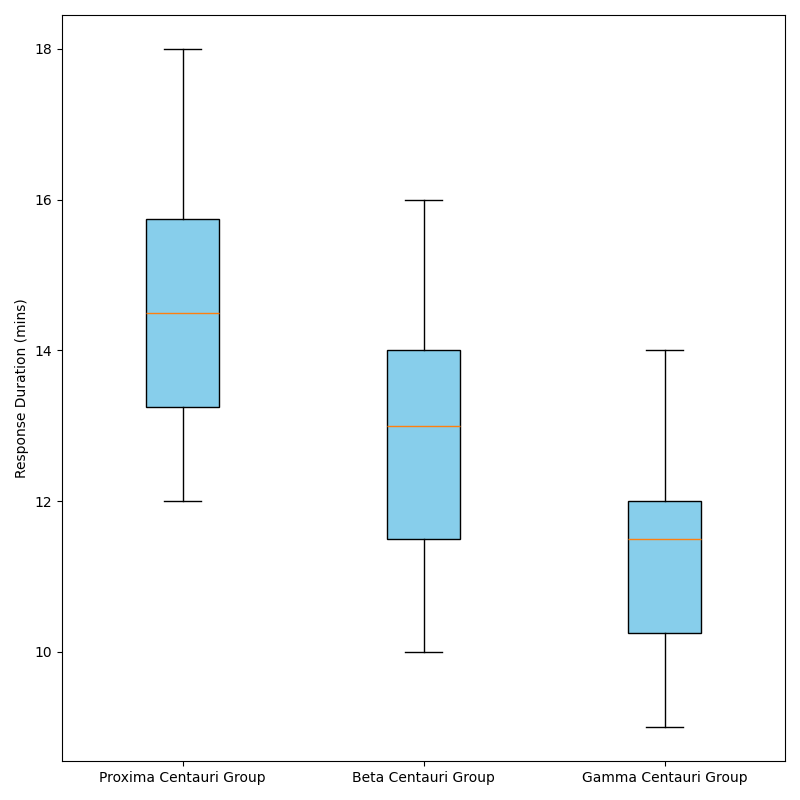

This figure's Python source:
import matplotlib.pyplot as plt

alpha_centauri_latency = [12, 14, 15, 13, 18, 16, 17, 14, 12, 15]
beta_centauri_latency = [10, 13, 14, 11, 16, 15, 14, 13, 11, 13]
gamma_centauri_latency = [9, 11, 12, 10, 14, 13, 12, 11, 10, 12]

plt.figure(figsize=(8, 8))
data = [alpha_centauri_latency, beta_centauri_latency, gamma_centauri_latency]
plt.boxplot(data, vert=True, patch_artist=True, boxprops=dict(facecolor='skyblue'))

plt.ylabel('Response Duration (mins)')
plt.yticks(fontsize=10)
plt.xticks([1, 2, 3], ['Proxima Centauri Group', 'Beta Centauri Group', 'Gamma Centauri Group'], fontsize=10)

plt.tight_layout()
plt.show()
